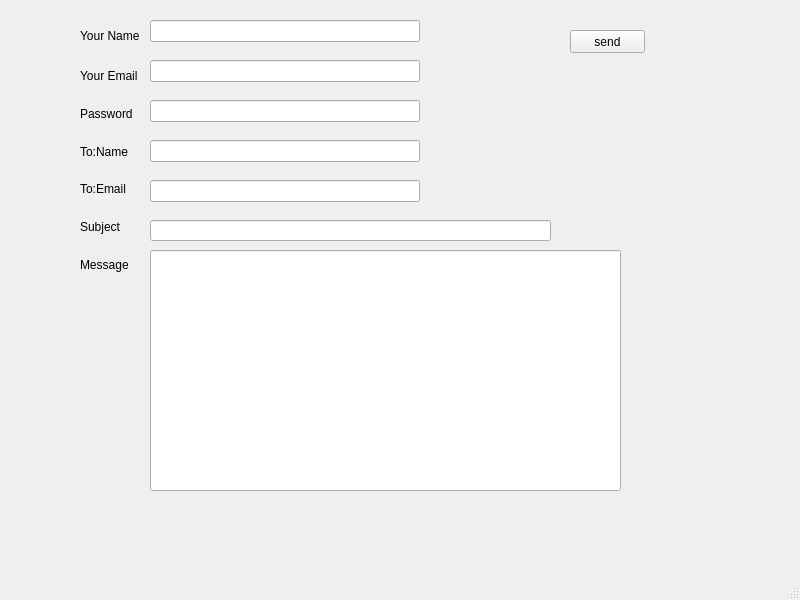
<?xml version="1.0" encoding="UTF-8"?>
<ui version="4.0">
 <class>Application</class>
 <widget class="QMainWindow" name="Application">
  <property name="geometry">
   <rect>
    <x>0</x>
    <y>0</y>
    <width>800</width>
    <height>600</height>
   </rect>
  </property>
  <property name="windowTitle">
   <string>Application</string>
  </property>
  <widget class="QWidget" name="centralwidget">
   <widget class="QLineEdit" name="password">
    <property name="geometry">
     <rect>
      <x>150</x>
      <y>100</y>
      <width>270</width>
      <height>22</height>
     </rect>
    </property>
    <property name="font">
     <font>
      <pointsize>10</pointsize>
     </font>
    </property>
   </widget>
   <widget class="QLineEdit" name="message">
    <property name="geometry">
     <rect>
      <x>150</x>
      <y>250</y>
      <width>471</width>
      <height>241</height>
     </rect>
    </property>
   </widget>
   <widget class="QPushButton" name="pushButton">
    <property name="geometry">
     <rect>
      <x>570</x>
      <y>30</y>
      <width>75</width>
      <height>23</height>
     </rect>
    </property>
    <property name="text">
     <string>send</string>
    </property>
   </widget>
   <widget class="QWidget" name="layoutWidget">
    <property name="geometry">
     <rect>
      <x>80</x>
      <y>60</y>
      <width>71</width>
      <height>221</height>
     </rect>
    </property>
    <layout class="QVBoxLayout" name="verticalLayout_2">
     <item>
      <widget class="QLabel" name="txt_YourEmail_2">
       <property name="text">
        <string>Your Email</string>
       </property>
      </widget>
     </item>
     <item>
      <widget class="QLabel" name="label_7">
       <property name="text">
        <string>Password</string>
       </property>
      </widget>
     </item>
     <item>
      <widget class="QLabel" name="label_8">
       <property name="text">
        <string>To:Name</string>
       </property>
      </widget>
     </item>
     <item>
      <widget class="QLabel" name="label_9">
       <property name="text">
        <string>To:Email</string>
       </property>
      </widget>
     </item>
     <item>
      <widget class="QLabel" name="label_10">
       <property name="text">
        <string>Subject</string>
       </property>
      </widget>
     </item>
     <item>
      <widget class="QLabel" name="label_11">
       <property name="text">
        <string>Message</string>
       </property>
      </widget>
     </item>
    </layout>
   </widget>
   <widget class="QLineEdit" name="yourName">
    <property name="geometry">
     <rect>
      <x>150</x>
      <y>20</y>
      <width>270</width>
      <height>22</height>
     </rect>
    </property>
    <property name="font">
     <font>
      <pointsize>10</pointsize>
     </font>
    </property>
   </widget>
   <widget class="QLineEdit" name="toName">
    <property name="geometry">
     <rect>
      <x>150</x>
      <y>140</y>
      <width>270</width>
      <height>22</height>
     </rect>
    </property>
    <property name="font">
     <font>
      <pointsize>10</pointsize>
     </font>
    </property>
   </widget>
   <widget class="QLineEdit" name="to">
    <property name="geometry">
     <rect>
      <x>150</x>
      <y>180</y>
      <width>270</width>
      <height>22</height>
     </rect>
    </property>
    <property name="font">
     <font>
      <pointsize>10</pointsize>
     </font>
    </property>
   </widget>
   <widget class="QLineEdit" name="subject">
    <property name="geometry">
     <rect>
      <x>150</x>
      <y>220</y>
      <width>401</width>
      <height>21</height>
     </rect>
    </property>
    <property name="font">
     <font>
      <pointsize>10</pointsize>
     </font>
    </property>
   </widget>
   <widget class="QLineEdit" name="yourEmail">
    <property name="geometry">
     <rect>
      <x>150</x>
      <y>60</y>
      <width>270</width>
      <height>22</height>
     </rect>
    </property>
    <property name="font">
     <font>
      <pointsize>10</pointsize>
     </font>
    </property>
   </widget>
   <widget class="QLabel" name="txt_YourEmail_3">
    <property name="geometry">
     <rect>
      <x>80</x>
      <y>20</y>
      <width>69</width>
      <height>31</height>
     </rect>
    </property>
    <property name="text">
     <string>Your Name</string>
    </property>
   </widget>
  </widget>
  <widget class="QMenuBar" name="menubar">
   <property name="geometry">
    <rect>
     <x>0</x>
     <y>0</y>
     <width>800</width>
     <height>21</height>
    </rect>
   </property>
  </widget>
  <widget class="QStatusBar" name="statusbar"/>
 </widget>
 <resources/>
 <connections/>
</ui>
